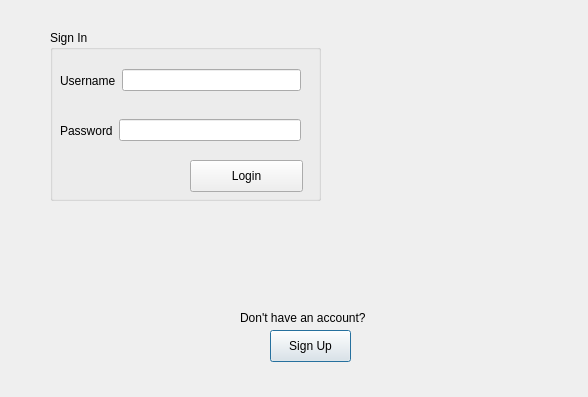
<?xml version="1.0" encoding="UTF-8"?>
<ui version="4.0">
 <class>LogInDialog</class>
 <widget class="QDialog" name="LogInDialog">
  <property name="geometry">
   <rect>
    <x>0</x>
    <y>0</y>
    <width>588</width>
    <height>397</height>
   </rect>
  </property>
  <property name="windowTitle">
   <string>Dialog</string>
  </property>
  <widget class="QPushButton" name="pushButton_2">
   <property name="geometry">
    <rect>
     <x>270</x>
     <y>330</y>
     <width>81</width>
     <height>32</height>
    </rect>
   </property>
   <property name="text">
    <string>Sign Up</string>
   </property>
  </widget>
  <widget class="QLabel" name="label_3">
   <property name="geometry">
    <rect>
     <x>240</x>
     <y>310</y>
     <width>141</width>
     <height>16</height>
    </rect>
   </property>
   <property name="text">
    <string>Don't have an account? </string>
   </property>
  </widget>
  <widget class="QGroupBox" name="groupBox">
   <property name="geometry">
    <rect>
     <x>50</x>
     <y>30</y>
     <width>271</width>
     <height>171</height>
    </rect>
   </property>
   <property name="title">
    <string>Sign In</string>
   </property>
   <widget class="QWidget" name="horizontalLayoutWidget">
    <property name="geometry">
     <rect>
      <x>10</x>
      <y>30</y>
      <width>241</width>
      <height>41</height>
     </rect>
    </property>
    <layout class="QHBoxLayout" name="horizontalLayout">
     <item>
      <widget class="QLabel" name="label">
       <property name="text">
        <string>Username</string>
       </property>
      </widget>
     </item>
     <item>
      <widget class="QLineEdit" name="lineEdit"/>
     </item>
    </layout>
   </widget>
   <widget class="QWidget" name="horizontalLayoutWidget_2">
    <property name="geometry">
     <rect>
      <x>10</x>
      <y>80</y>
      <width>241</width>
      <height>41</height>
     </rect>
    </property>
    <layout class="QHBoxLayout" name="horizontalLayout_2">
     <item>
      <widget class="QLabel" name="label_2">
       <property name="text">
        <string>Password</string>
       </property>
      </widget>
     </item>
     <item>
      <widget class="QLineEdit" name="lineEdit_2"/>
     </item>
    </layout>
   </widget>
   <widget class="QPushButton" name="pushButton">
    <property name="geometry">
     <rect>
      <x>140</x>
      <y>130</y>
      <width>113</width>
      <height>32</height>
     </rect>
    </property>
    <property name="text">
     <string>Login</string>
    </property>
   </widget>
  </widget>
 </widget>
 <resources/>
 <connections/>
</ui>
